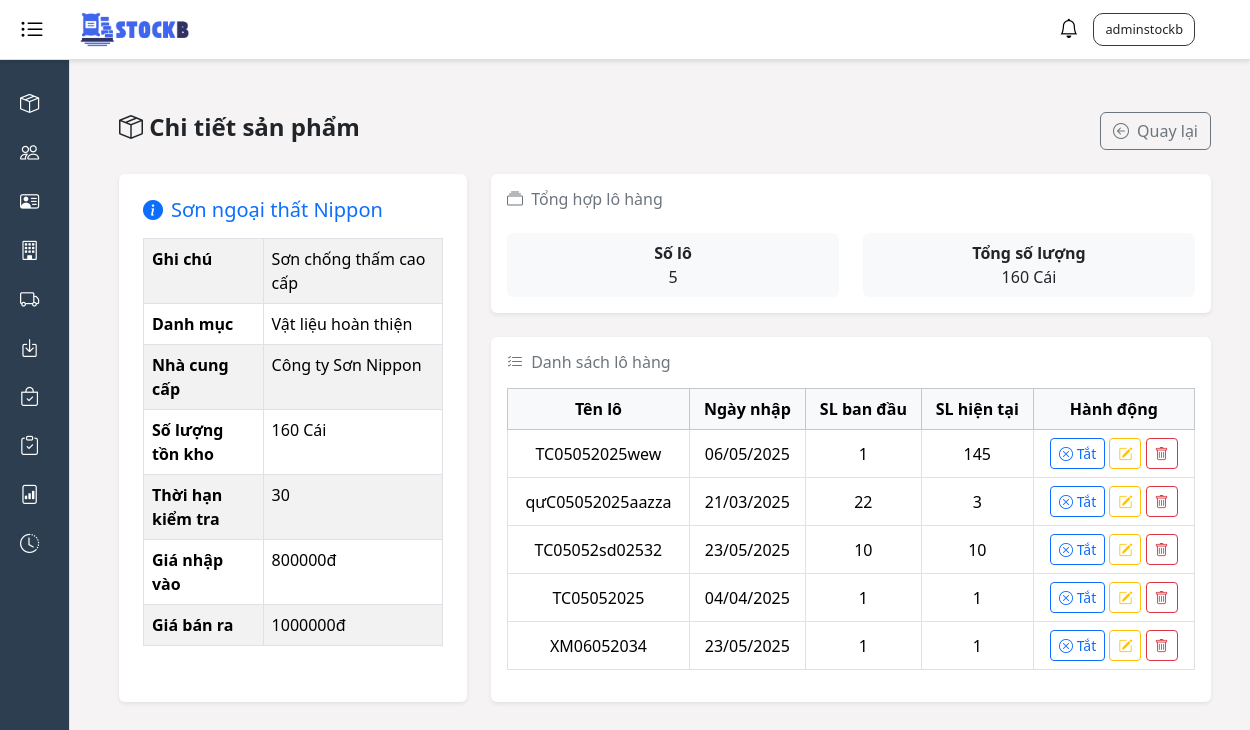
/product/4/ (signed in), run on an earlier commit of the app's database.
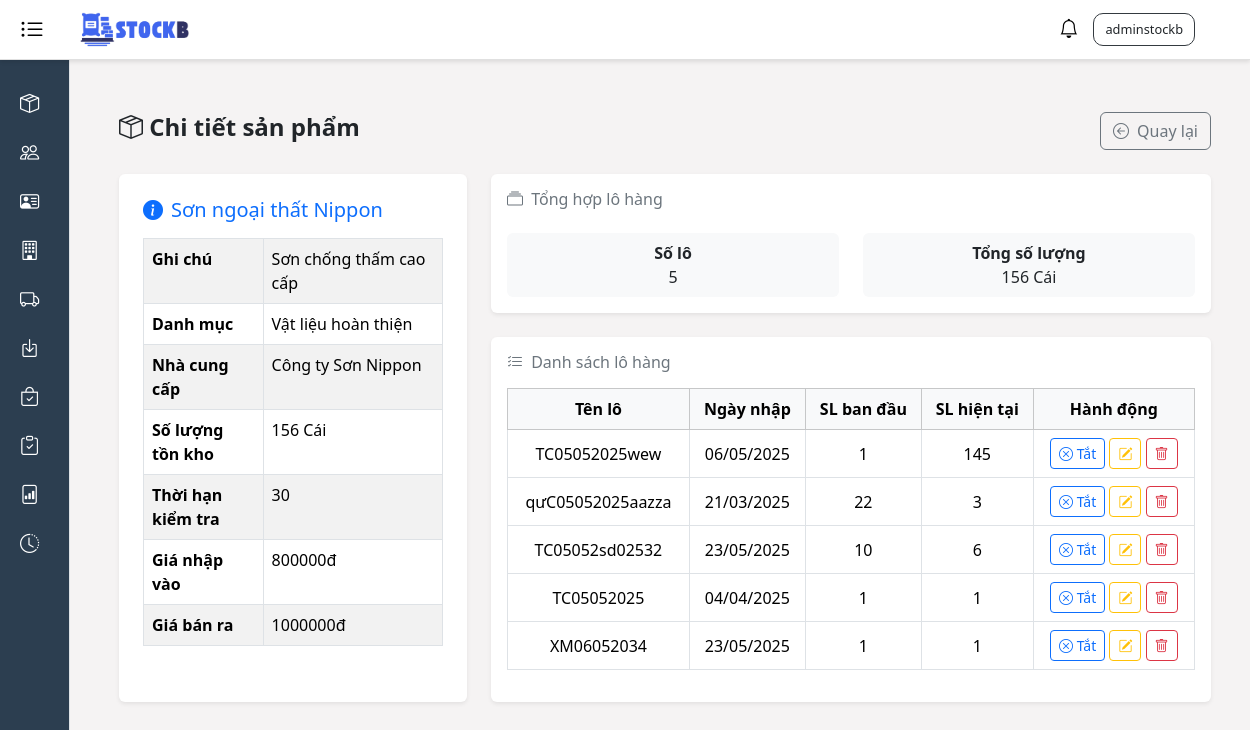
And on a later commit of the database.
### stockb/models.py (models this page shows, shortened)
class ProductDetail(models.Model):
    STATUS_CHOICES = [
        ('ACTIVE', 'Kích hoạt'),
        ('UNACTIVE', 'Tắt kích hoạt'),
    ]
    product = models.ForeignKey(Product, on_delete=models.CASCADE, related_name='product_details')
    product_batch = models.CharField(max_length=100)
    initial_quantity = models.IntegerField()
    remaining_quantity = models.IntegerField()
    import_date = models.DateTimeField()
    status = models.CharField(
        max_length=20,
        choices=STATUS_CHOICES,
        default='ACTIVE'
    )
    expiry_date = models.DateTimeField(blank=True, null=True)
    created_at = models.DateTimeField(auto_now_add=True)
    updated_at = models.DateTimeField(auto_now=True)
    checked_at = models.DateTimeField(blank=True, null=True)
    class Meta:
        unique_together = ('product', 'product_batch')

### stockb/views/product_views.py (the view)
# urls.py: path('product/<int:pk>/', product_views.product_detail, name='product_detail'),
@login_required
def product_detail(request, pk):
    product = get_object_or_404(Product, pk=pk)
    product_details = ProductDetail.objects.filter(product=product).select_related('product__category', 'product__unit').order_by('status')
    total_remaining_quantity = ProductDetail.objects.filter(
        product=product, status='ACTIVE'
    ).aggregate(total=Sum('remaining_quantity'))['total'] or 0
    context = {
        "title": f"Chi tiết sản phẩm - {product.product_name}",
        "product": product,
        "product_details": product_details,
        "total_remaining_quantity": total_remaining_quantity,
    }
    return render(request, 'product/product_detail.html', context)

### stockb/context_processors.py (called while the page is built)
def notifications(request):
    return {
        'notifications': Notification.objects.all()[:50]
    }

### stockb/templates/product/product_detail.html (shortened to what the changed rows need)
{% extends 'base.html' %}
{% block content %}
<div class="container py-4">
  <div class="row g-4">
    <div class="col-md-4">
      <div class="card border-0 shadow-sm p-4 h-100">
          <table class="table table-bordered table-striped">
            <tbody>
              <tr>
                <th style="width: 40%">Ghi chú</th>
              </tr>
              <tr>
                <th>Danh mục</th>
              </tr>
              <tr>
                <th>Nhà cung cấp</th>
              </tr>
              <tr>
                <th>Số lượng tồn kho</th>
                <td>{{ total_remaining_quantity }} {{ product.unit.unit_name }}</td>
              </tr>
              <tr>
                <th>Thời hạn kiểm tra</th>
              </tr>
              <tr>
                <th>Giá nhập vào</th>
              </tr>
              <tr>
                <th>Giá bán ra</th>
              </tr>
            </tbody>
          </table>
      </div>
    </div>
    <div class="col-md-8">
      <div class="card border-0 shadow-sm mb-4 p-3">
        <div class="row mt-3">
          <div class="col-6">
            <div class="bg-light rounded p-2 text-center">
              <div class="fw-bold text-dark">Tổng số lượng</div>
              <div>{{ total_remaining_quantity }} {{ product.unit.unit_name }}</div>
            </div>
          </div>
        </div>
      </div>
      <div class="card border-0 shadow-sm p-3">
        <div class="table-responsive">
          <table class="table table-hover table-bordered align-middle">
            <thead class="table-light">
              <tr class="text-center">
                <th>Tên lô</th>
                <th>Ngày nhập</th>
                <th>SL ban đầu</th>
                <th>SL hiện tại</th>
                <th>Hành động</th>
              </tr>
            </thead>
            <tbody>
              {% for detail in product_details %}
              <tr class="text-center">
                <td>{{ detail.product_batch }}</td>
                <td>{{ detail.import_date|date:"d/m/Y" }}</td>
                <td>{{ detail.initial_quantity }}</td>
                <td>{{ detail.remaining_quantity }}</td>
                <td>
                  <form action="{% url 'toggle_product_detail_status' detail.pk %}" method="POST" class="d-inline">
                    <button type="submit" class="btn btn-sm {% if detail.status == 'ACTIVE' %}btn-outline-primary{% else %}btn-outline-success{% endif %}">
                      {% if detail.status == 'ACTIVE' %}<i class="bi bi-x-circle"></i> Tắt{% else %}<i class="bi bi-check-circle"></i> Kích hoạt{% endif %}
                    </button>
                  </form>
                  <form action="{% url 'edit_product_detail' detail.pk %}" method="POST" class="d-inline edit-form">
                    <button type="submit" class="btn btn-sm btn-outline-warning"><i class="bi bi-pencil-square"></i></button>
                  </form>
                  <form action="{% url 'delete_product_detail' detail.pk %}" method="POST" class="d-inline">
                    <button type="submit" class="btn btn-sm btn-outline-danger"><i class="bi bi-trash"></i></button>
                  </form>
                </td>
              </tr>
              {% empty %}
              <tr>
                <td colspan="5" class="text-center text-muted">Không có lô hàng nào.</td>
              </tr>
              {% endfor %}
            </tbody>
          </table>
        </div>
      </div>
    </div>
  </div>
</div>
{% endblock %}

What changed in the data, as far as the page shows it:
changed ProductDetail "TC05052sd02532": remaining_quantity "10" → "6"
Also different on the page:
{{ total_remaining_quantity }}: "160" → "156"
